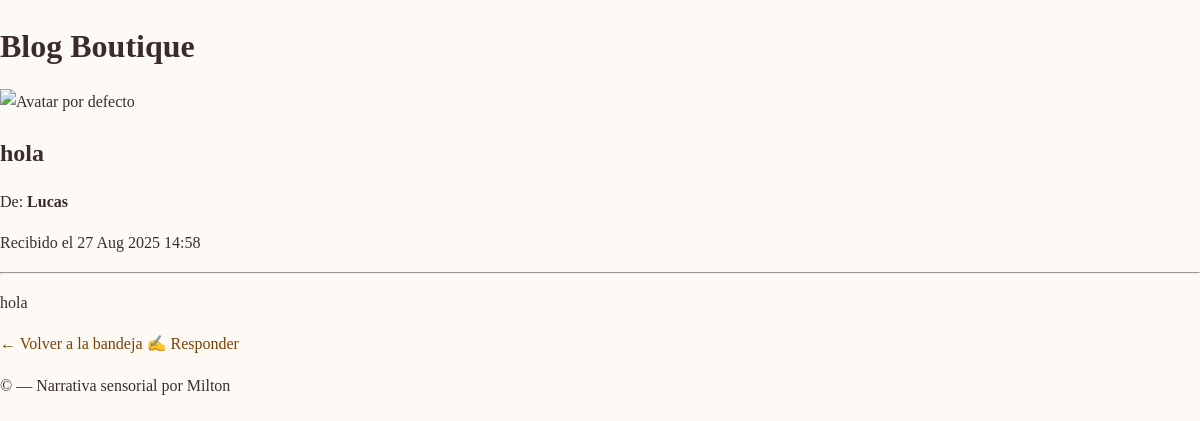
Page /messenger/message/1/ (signed in) on the committed database.
### messenger/models.py (models this page shows, shortened)
class Message(models.Model):
    sender = models.ForeignKey(User, related_name="sent_messages", on_delete=models.CASCADE)
    recipient = models.ForeignKey(User, related_name="received_messages", on_delete=models.CASCADE)
    subject = models.CharField(max_length=255)
    body = models.TextField()
    sent_at = models.DateTimeField(auto_now_add=True)
    read = models.BooleanField(default=False)

### messenger/views.py (the view)
# urls.py: path("message/<int:pk>/", MessageDetailView.as_view(), name="detail"),
class MessageDetailView(LoginRequiredMixin, DetailView):
    model = Message
    template_name = "messenger/detail.html"
    context_object_name = "message"
    def get_object(self):
        message = super().get_object()
        if message.recipient == self.request.user and not message.read:
            message.read = True
            message.save()
        return message

### messenger/context_processors.py (called while the page is built)
def mensajes_no_leidos(request):
    if request.user.is_authenticated:
        count = Message.objects.filter(recipient=request.user, read=False).count()
        return {'mensajes_no_leidos': count}
    return {}

### messenger/templates/messenger/detail.html (shortened to what this page needs)
{% extends "base.html" %}
{% load static %}
{% block content %}
<main class="container py-5">
  <article class="card p-4 shadow-sm">
    <header class="d-flex align-items-center mb-3">
      <div class="me-3">
        {% if message.sender.profile.avatar %}
          <img src="{{ message.sender.profile.avatar.url }}" alt="Avatar de {{ message.sender.username }}" class="avatar-mini">
        {% else %}
          <img src="{% static 'accounts/img/default_avatar.png' %}" alt="Avatar por defecto" class="avatar-mini">
        {% endif %}
      </div>
      <div>
        <h2 class="h4 mb-1">{{ message.subject }}</h2>
        <p class="text-muted mb-0">De: <strong>{{ message.sender.username }}</strong></p>
        <p class="text-muted">Recibido el {{ message.sent_at|date:"d M Y H:i" }}</p>
      </div>
    </header>
    <hr>
    <div class="message-body">
      <p>{{ message.body|linebreaks }}</p>
    </div>
    <div class="mt-4 d-flex justify-content-between">
      <a href="{% url 'messenger:inbox' %}" class="btn btn-outline-secondary">← Volver a la bandeja</a>
      <a href="{% url 'messenger:reply' message.id %}" class="btn btn-outline-dark">✍️ Responder</a>
    </div>
  </article>
</main>
{% endblock %}

### static/css/boutique.css (style rules this page uses)
body { font-family: 'Georgia', serif; background-color: #fdfdfd; color: #2c2c2c; line-height: 1.6; }

### static/pages/css/pages.css (style rules this page uses)
body { font-family: 'Cormorant Garamond', serif; background-color: #fdfaf6; color: #3a2c2c; margin: 0; padding: 0; }
h1, h2 { font-weight: 600; margin-bottom: 0.5em; }
a { text-decoration: none; color: #7b3f00; transition: color 0.3s ease; }

### rows in the picture
Message: subject "hola", sender.username "Lucas", sent_at "27 Aug 2025 14:58", body "hola"
